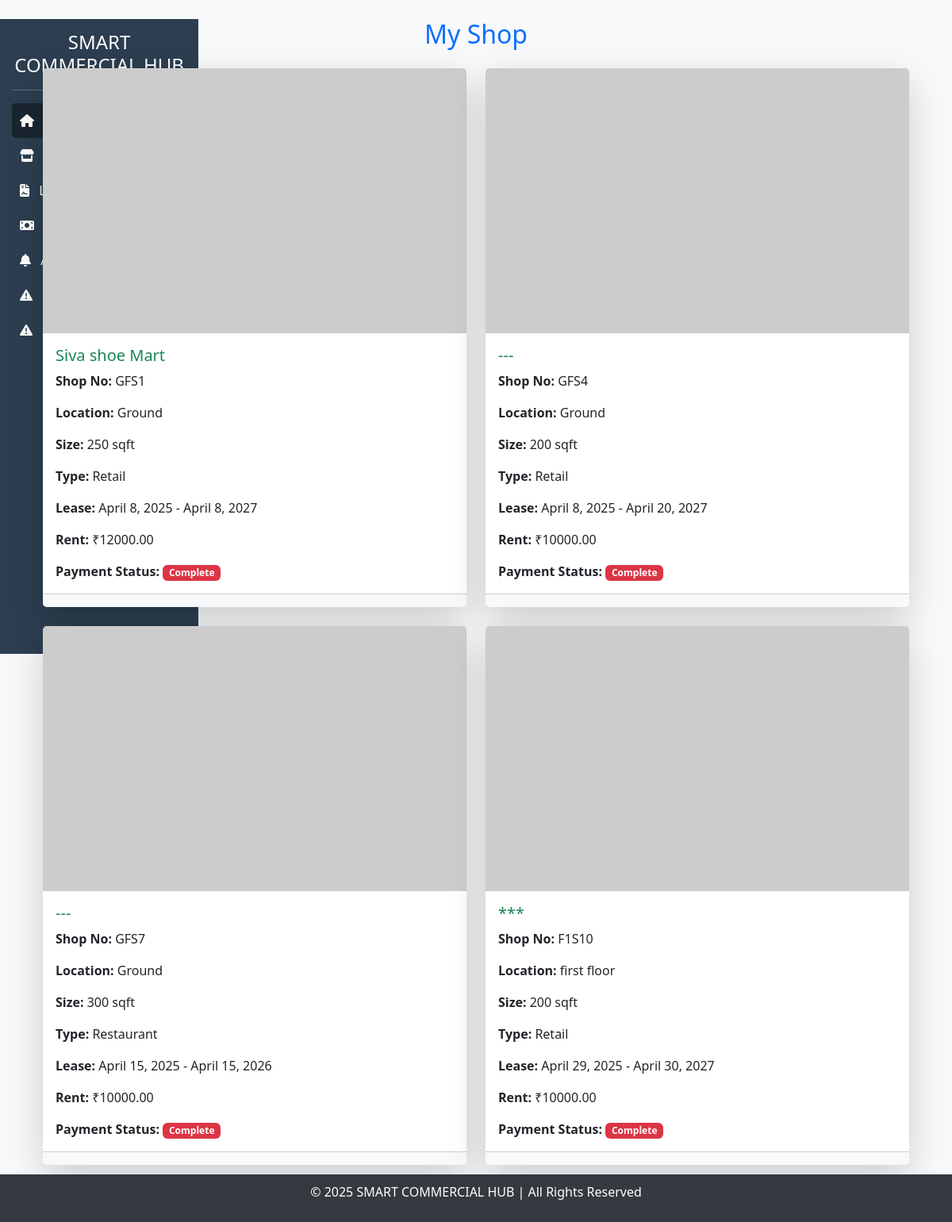
Screenshot of /my_shop/ (signed in) with the database file from the repository.
### hub/models.py (models this page shows, shortened)
class AllocatedShop(models.Model):
    id = models.AutoField(primary_key=True)
    shop_id = models.ForeignKey(Shop,on_delete=models.CASCADE,related_name='shops')
    tenant_id = models.ForeignKey(Tenant,on_delete=models.CASCADE,related_name='tenants')
    lease_start = models.DateField()
    lease_end = models.DateField()
    rent_amount = models.DecimalField(max_digits=7,decimal_places=2)
    security_deposit = models.DecimalField(max_digits=7,decimal_places=2)
    payment_status = models.CharField(max_length=15,choices=PAYMENT_STATUS)
    status = models.CharField(max_length=10,choices=STATUS_CHOICES)
    agreement_document = models.FileField(upload_to='agreement/', null=True, blank=True)
    created_at = models.DateTimeField(auto_now_add=True)
    updated_at = models.DateTimeField(auto_now_add=True)

class Shop(models.Model):
    STATUS_CHOICES = [
        ('occupied','Occupied'),
        ('vacant','Vacant'),
    ]
    SHOP_TYPES = [
        ('retail', 'Retail'),
        ('restaurant', 'Restaurant'),
        ('service', 'Service'),
        ('entertainment', 'Entertainment'),
        ('other', 'Other'),
    ]
    id = models.AutoField(primary_key=True)
    name = models.CharField(max_length=115)
    shop_no = models.CharField(max_length=10,unique=True)
    size = models.IntegerField(null=True,blank=True)
    location = models.CharField(max_length=115)
    shop_type = models.CharField(max_length=50,choices=SHOP_TYPES)
    status = models.CharField(max_length=15,choices=STATUS_CHOICES,default='vacant')
    image = models.ImageField(upload_to='shop_images/', null=True, blank=True)
    created_at = models.DateTimeField(auto_now_add=True)
    updated_at = models.DateTimeField(auto_now_add=True)

### hub/views.py (the view)
# urls.py: path('my_shop/', my_shop, name='my_shop'),
def my_shop(request):
    allocated_shops = AllocatedShop.objects.filter(tenant_id__tenant=request.user)
    return render(request, "tenant/my_shop.html", {"allocated_shops": allocated_shops})

### templates/tenant/my_shop.html (shortened to what this page needs)
{% extends "tenant/base.html" %}
{% block content %}
<div class="container mt-4">
    <h2 class="mb-4 text-center text-primary">My Shop</h2>
    {% if allocated_shops %}
        <div class="row">
            {% for shop in allocated_shops %}
                <div class="col-md-6">
                    <div class="card mb-4 shadow-lg border-0 rounded-lg">
                        {% if shop.shop_id.image %}
                            <img src="{{ shop.shop_id.image.url }}" class="card-img-top img-fluid" alt="Shop Image" style="height: 250px; object-fit: cover;">
                        {% else %}
                            <img src="https://via.placeholder.com/400x250?text=No+Image" class="card-img-top img-fluid" alt="No Image">
                        {% endif %}
                        <div class="card-body">
                            <h5 class="card-title text-success">{{ shop.shop_id.name }}</h5>
                            <p class="card-text"><strong>Shop No:</strong> {{ shop.shop_id.shop_no }}</p>
                            <p class="card-text"><strong>Location:</strong> {{ shop.shop_id.location }}</p>
                            <p class="card-text"><strong>Size:</strong> {{ shop.shop_id.size }} sqft</p>
                            <p class="card-text"><strong>Type:</strong> {{ shop.shop_id.get_shop_type_display }}</p>
                            <p class="card-text"><strong>Lease:</strong> {{ shop.lease_start }} - {{ shop.lease_end }}</p>
                            <p class="card-text"><strong>Rent:</strong> ₹{{ shop.rent_amount }}</p>
                            <p class="card-text">
                                <strong>Payment Status:</strong>
                                <span class="badge {% if shop.payment_status == 'paid' %} bg-success {% else %} bg-danger {% endif %}">
                                    {{ shop.get_payment_status_display }}
                                </span>
                            </p>
                        </div>
                        <div class="card-footer text-center bg-light">
                        </div>
                    </div>
                </div>
            {% endfor %}
        </div>
    {% else %}
        <div class="alert alert-warning text-center">
            <h4>No shop allocated yet.</h4>
            <p>Please contact the admin for shop allocation.</p>
        </div>
    {% endif %}
    <br><br>
</div>
{% endblock %}

### templates/tenant/base.html (style rules this page uses)
body { background-color: #f8f9fa; }

### templates/tenant/my_shop.html (style rules this page uses)
.card { transition: transform 0.3s ease-in-out; }

### rows the page displays
AllocatedShop: shop_id.name "Siva shoe Mart", shop_id.shop_no "GFS1", shop_id.location "Ground", shop_id.size "250", shop_id.shop_type "Retail", lease_start "April 8, 2025", lease_end "April 8, 2027", rent_amount "12000.00", payment_status "Complete"
AllocatedShop: shop_id.name "---", shop_id.shop_no "GFS4", shop_id.location "Ground", shop_id.size "200", shop_id.shop_type "Retail", lease_start "April 8, 2025", lease_end "April 20, 2027", rent_amount "10000.00", payment_status "Complete"
AllocatedShop: shop_id.name "---", shop_id.shop_no "GFS7", shop_id.location "Ground", shop_id.size "300", shop_id.shop_type "Restaurant", lease_start "April 15, 2025", lease_end "April 15, 2026", rent_amount "10000.00", payment_status "Complete"
AllocatedShop: shop_id.name "***", shop_id.shop_no "F1S10", shop_id.location "first floor", shop_id.size "200", shop_id.shop_type "Retail", lease_start "April 29, 2025", lease_end "April 30, 2027", rent_amount "10000.00", payment_status "Complete"
